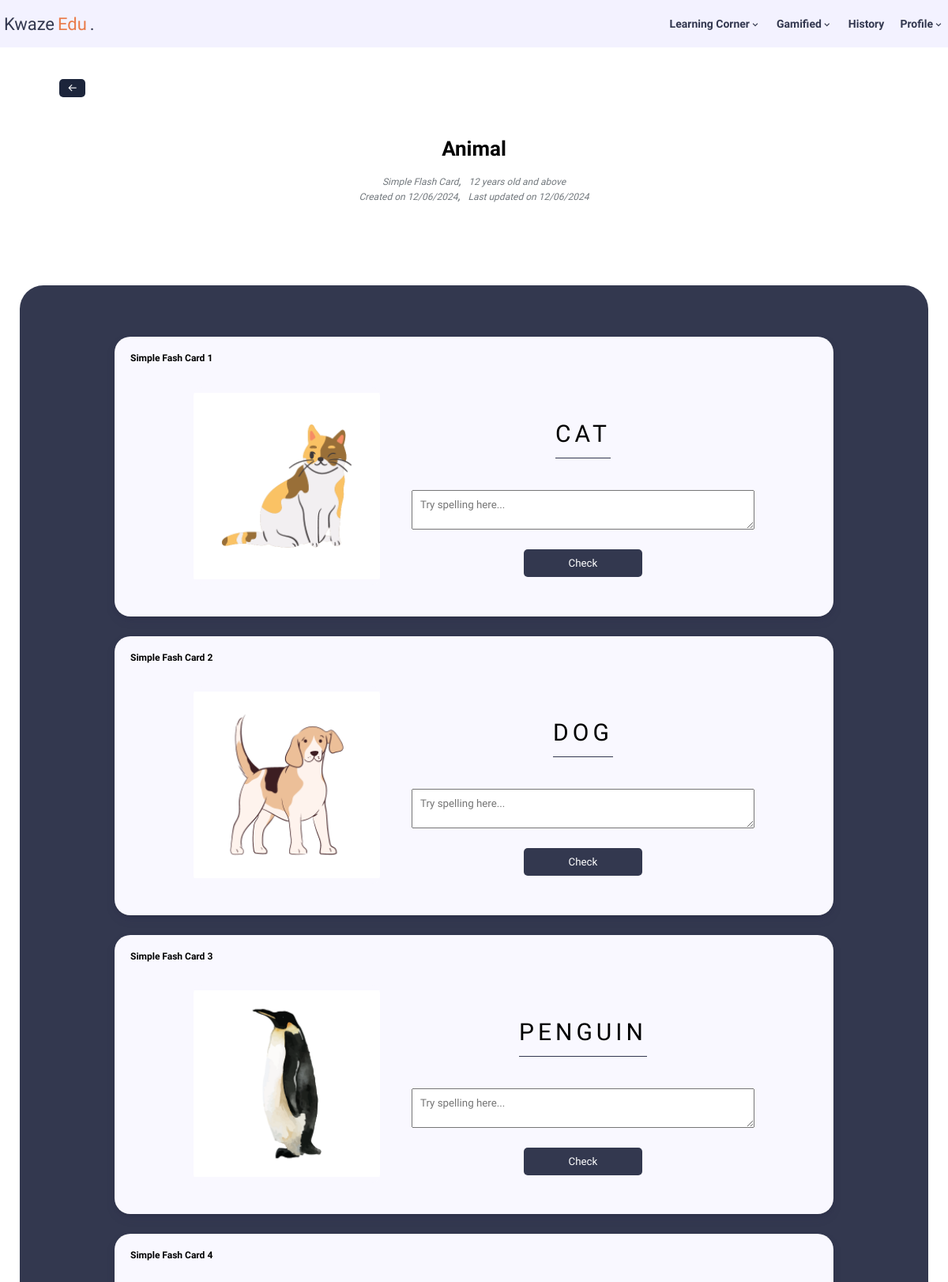
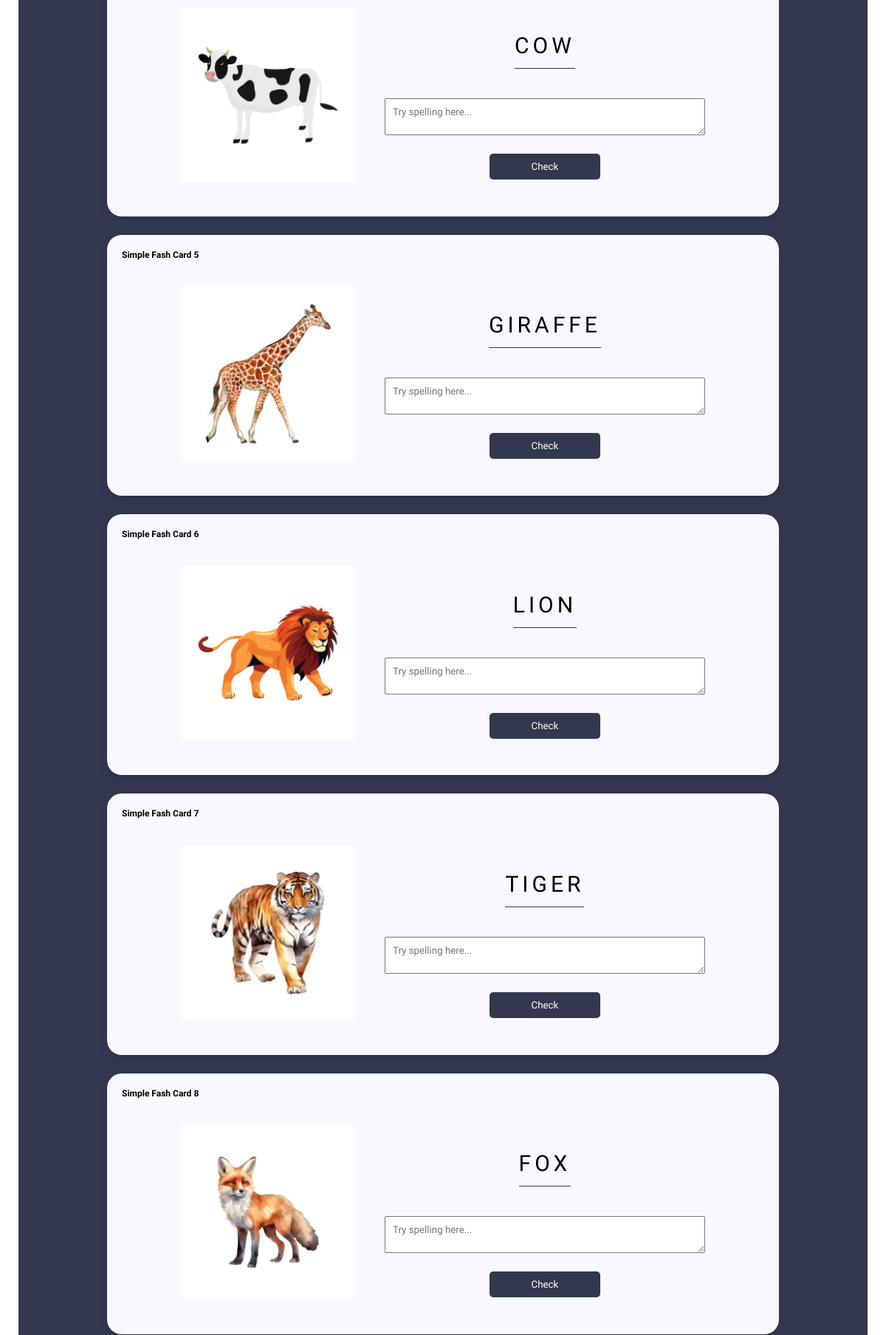
/php/c_mat.php?id=4 (signed in, upper part), run on the app's committed database (2 pictures, top to bottom).
### tables this page shows
CREATE TABLE `learn_mat` (
  `mat_id` int(100) NOT NULL,
  `title` varchar(50) NOT NULL,
  `category` varchar(50) NOT NULL,
  `level` varchar(50) NOT NULL,
  `date_created` timestamp(6) NOT NULL DEFAULT current_timestamp(6),
  `last_updated` timestamp(6) NOT NULL DEFAULT current_timestamp(6),
  `admin_id` int(11) NOT NULL
);

CREATE TABLE `mat_content` (
  `content_id` int(100) NOT NULL,
  `mat_id` int(100) NOT NULL,
  `content` mediumtext NOT NULL,
  `image` varchar(50) NOT NULL
);

### php/c_mat.php (the view, shortened to what this page needs)
<?php
if (isset($_SESSION["user_id"]) != null && $_SESSION["role"] == "user") {
    $mat_id = $_SESSION['mat_id'];
    include "db_conn.php";
    $category_query = "SELECT * FROM `learn_mat` WHERE `mat_id` = '$mat_id'";
    $category_result = mysqli_query($connection, $category_query);
    $row = mysqli_fetch_assoc($category_result);
    if ($row['category'] == "Storyboard Reading") {
        $template_type = "story";
    } else if ($row['category'] == "Paragraph Reading") {
        $template_type = "paragraph";
    } else if ($row['category'] == "Simple Flash Card") {
        $template_type = "simplecard";
    } else if ($row['category'] == "Advanced Flash Card") {
        $template_type = "advancedcard";
    }
    $mat_title = $row['title'];
    $mat_category = $row['category'];
    $mat_level = $row['level'];
    $timestamp_date = $row['date_created'];
    $timestamp_update = $row['last_updated'];
    $date_created = date('d/m/Y', strtotime($timestamp_date));
    $last_updated = date('d/m/Y', strtotime($timestamp_update));
?>
<!DOCTYPE html>
<html lang="en">
<head>
    <link href="https://unpkg.com/boxicons@2.1.4/css/boxicons.min.css" rel="stylesheet" />
    <link rel="stylesheet" href="../css/c_quiz.css" />
</head>
<body>
    <?php include 'nav_User.php'; ?>
    <div class="uni-wrapper">
        <div class="container flex-col">
            <div class="content-container">
                <div class="directory">
                    <a href="../php/c_mat_view.php">
                        <button><i class="bx bx-arrow-back"></i></button>
                    </a>
                </div>
                <div class="title-box">
                    <div class="title">
                        <span><?php echo $mat_title; ?></span>
                    </div>
                    <div class="title-details">
                        <span><?php echo $mat_category; ?></span>
                        <span class="symbol-directory">,</span>
                        <span><?php echo $mat_level; ?></span>
                    </div>
                    <div class="title-date">
                        <span>Created on <?php echo $date_created; ?></span>
                        <span class="symbol-directory">,</span>
                        <span>Last updated on <?php echo $last_updated; ?></span>
                    </div>
                </div>
                <div class="mat-wrapper">
                    <?php
                        include "db_conn.php";
                        $query = "SELECT * FROM `mat_content` WHERE `mat_id` = '$mat_id'";
                        $results = mysqli_query($connection, $query);
                        if (mysqli_num_rows($results) > 0) {
                            $i = 0;
                            while ($row = mysqli_fetch_assoc($results)) {
                                $i += 1;
                                if ($template_type == "paragraph") {
                                    ?>
                    <div class="template">
                        <div class="paragraph">
                            <div class="question-header">
                                <span class="numbering">Paragraph <?php echo $i; ?></span>
                            </div>
                            <div class="mat-parag">
                                <div class="story-text" id="storyText">
                                    <span>
                                        <?php echo $row['content']; ?>
                                    </span>
                                </div>
                            </div>
                        </div>
                    </div>
                    <?php
                                } else if ($template_type == "simplecard") { ?>
                    <div class="template">
                        <div class="sfc">
                            <div class="question-header">
                                <span class="numbering">
                                    Simple Fash Card <?php echo $i; ?>
                                </span>
                            </div>
                            <div class="mat-sfc flex-row">
                                <div class="sfc-img-holder">
                                    <img src="../matFiles/<?php echo $row['image']; ?>" alt="story" />
                                </div>
                                <div class="sfc-text flex-col">
                                    <span class="lecture"><?php echo strtoupper($row['content']); ?></span>
                                    <textarea class="tutorial" placeholder="Try spelling here..."></textarea>
                                    <input type="button" value="Check" class="wrong"
                                        id="checkButton<?php echo $i; ?>" />
                                </div>
                            </div>
                        </div>
                    </div>
                    <?php } else if ($template_type == "advancedcard") {
                                     $content = json_decode($row['content'], true);
                                     $title = $content['title'];
                                     $desc = $content['desc'];
                                     ?>
                    <div class="template">
                        <div class="afc">
                            <div class="question-header">
                                <span class="numbering">
                                    Advanced Fash Card <?php echo $i; ?>
                                </span>
                                <button class="voice-btn">
                                    <i class="bx bxs-user-voice"></i>
                                </button>
                            </div>
                            <div class="mat-afc flex-row">
                                <div class="afc-img-holder">
                                    <img src="../matFiles/<?php echo $row['image']; ?>" alt="story" />
                                </div>
                                <div class="afc-text flex-col">
                                    <span class="lecture"><?php echo strtoupper($title); ?></span>
                                    <span class="desc">
                                        <?php echo $desc; ?>
                                    </span>
                                    <input type="hidden" value="<?php echo $title; ?>" id="textToSpeak" class="txtWord">
                                    <textarea name="" id="" class="tutorial"
                                        placeholder="Try spelling here..."></textarea>
                                    <input type="button" value="Check" class="wrong"
                                        id="checkButton<?php echo $i; ?>" />
                                </div>
                            </div>
                        </div>
                    </div>
                    <?php }
                            }
                        }
                        ?>
                </div>
            </div>
        </div>
    </div>
</body>
</html>
<?php
} else if (isset($_SESSION["user_id"]) && (($_SESSION["role"] == "admin") || ($_SESSION["role"] == "manager"))){
    header ('Location: ../php/a_Dashboard.php');
    exit();
} else {
    header ('Location: ../php/login.php');
    exit();
}
?>

### css/c_quiz.css (style rules this page uses)
* { margin: 0; padding: 0; box-sizing: border-box; font-family: "Chivo", sans-serif; }
.container { width: 1190px; margin: 0 auto; }
.flex-row { display: flex; flex-direction: row; }
.flex-col { display: flex; flex-direction: column; }
.content-container { padding: 20px; }
.directory { margin-top: 20px; margin-left: 50px; font-size: 12px; display: flex; flex-direction: row; justify-content: space-between; position: relative; z-index: 100; }
.directory a { text-decoration: none; }
.directory button { background-color: #1c253b; color: white; border: none; border-radius: 5px; padding: 5px 10px; cursor: pointer; display: flex; align-items: center; transition: all 0.3s ease; }
.symbol-directory { color: #33384f; text-decoration: none; margin-right: 10px; font-weight: bold; }
.title { margin-top: 50px; margin-bottom: 20px; }
.title, .title-details, .title-date { display: flex; justify-content: center; }
.title span { font-size: 26px; font-weight: bold; }
.title-details span, .title-date span { display: flex; flex-direction: column; font-size: 12px; color: #72787d; margin-bottom: 5px; font-style: italic; }
.mat-wrapper { margin-top: 20px; padding: 40px 20px; background-color: #33384f; border-radius: 30px; }
.template { margin: 25px 100px; background-color: #f9f8ff; border-radius: 20px; padding: 20px; box-shadow: rgba(50, 50, 93, 0.25) 0px 6px 12px -2px, rgba(0, 0, 0, 0.3) 0px 3px 7px -3px; position: relative; }
.question-header { display: flex; justify-content: space-between; }
.question-header .numbering { font-size: 12px; font-weight: bold; }
.title-date { margin-bottom: 100px; }
.mat-sfc, .mat-afc { margin: 20px 80px; }
.sfc-img-holder, .afc-img-holder { display: flex; justify-content: center; width: 250px; height: 250px; border-radius: 10px; overflow: hidden; background-color: #f9f8ff; }
.sfc-img-holder img, .afc-img-holder img { width: 100%; height: 100%; object-fit: contain; }
.sfc-text, .afc-text { width: 460px; margin-top: 20px; margin-left: 40px; font-weight: 400; line-height: 30px; text-align: center; display: flex; align-items: center; justify-content: center; }
.sfc-text .lecture, .afc-text .lecture { width: max-content; font-weight: 500; font-size: 30px; letter-spacing: 5px; padding: 15px 0; border-bottom: 1px solid #33384f; margin-bottom: 40px; transition: transform 0.3s ease, background-color 0.3s ease; }
.sfc-text .tutorial, .afc-text .tutorial { min-width: 100%; max-width: 100%; min-height: 50px; max-height: 50px; padding: 10px; }
.sfc-text input[type="submit"], .afc-text input[type="submit"], .sfc-text input[type="button"], .afc-text input[type="button"] { background-color: #33384f; color: white; width: 150px; padding: 10px 20px; border: none; border-radius: 5px; cursor: pointer; margin: 25px auto 0 auto; }

### php/nav_User.php (style rules this page uses)
* { margin: 0; padding: 0; box-sizing: border-box; font-family: "Chivo", sans-serif; }
html { scroll-behavior: smooth; }
.container { width: 1190px; margin: 0 auto; }

### data on the page
learn_mat: title "Animal", category "Simple Flash Card", level "12 years old and above", date_created "12/06/2024", last_updated "12/06/2024"
mat_content: image (picture), content "CAT"
mat_content: image (picture), content "DOG"
mat_content: image (picture), content "PENGUIN"
mat_content: image (picture), content "COW"
mat_content: image (picture), content "GIRAFFE"
mat_content: image (picture), content "LION"
mat_content: image (picture), content "TIGER"
mat_content: image (picture), content "FOX"
